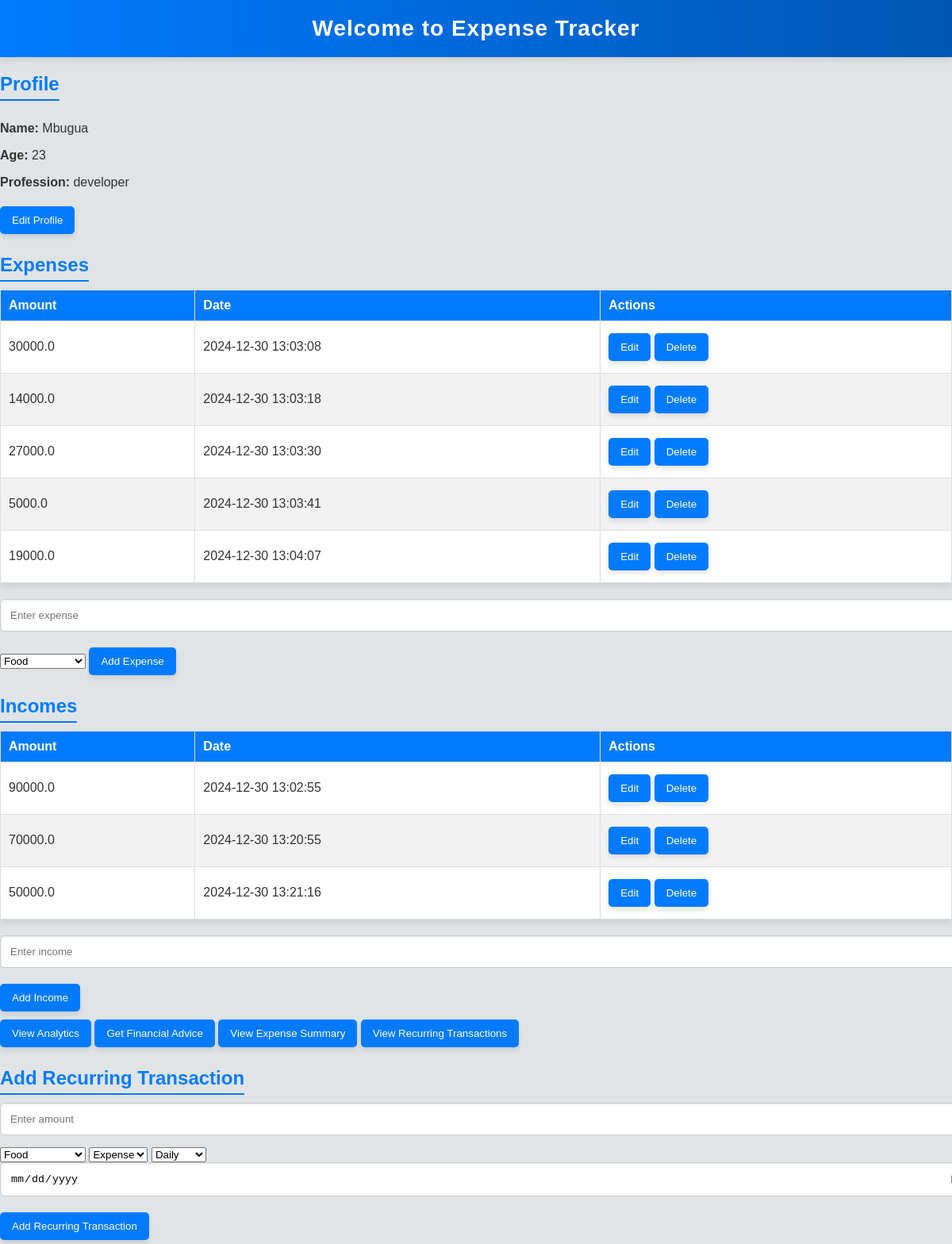
Page / (signed in) on the committed database.
### tables this page shows
CREATE TABLE profile (
            id INTEGER PRIMARY KEY AUTOINCREMENT,
            name TEXT NOT NULL,
            age INTEGER NOT NULL,
            profession TEXT NOT NULL
        , user_id INTEGER REFERENCES users(id));

CREATE TABLE expenses (
            id INTEGER PRIMARY KEY AUTOINCREMENT,
            amount REAL NOT NULL,
            created_at TIMESTAMP DEFAULT CURRENT_TIMESTAMP
        , user_id INTEGER REFERENCES users(id), category TEXT DEFAULT 'Uncategorized');

CREATE TABLE incomes (
            id INTEGER PRIMARY KEY AUTOINCREMENT,
            amount REAL NOT NULL,
            created_at TIMESTAMP DEFAULT CURRENT_TIMESTAMP
        , user_id INTEGER REFERENCES users(id));

### app.py (the view)
@app.route('/')  # Ensure this route is defined only once
@login_required
def index():
    profile = db.get_profile(current_user.id)  # Fetch profile
    expenses = db.get_all_expenses(current_user.id)  # Fetch expenses
    incomes = db.get_all_incomes(current_user.id)  # Fetch incomes
    print("Index - Profile fetched:", profile)  # Debugging output
    return render_template('index.html', profile=profile, expenses=expenses, incomes=incomes)

### app.py (called while the page is built)
@login_manager.user_loader
def load_user(user_id):
    user = db.get_user_by_id(user_id)  # Load user by ID (fixes initial issue)
    if user:
        return User(id=user[0], username=user[1])
    return None

### database.py (called while the page is built)
def get_user_by_id(user_id):
    conn = sqlite3.connect(DB_NAME)
    cursor = conn.cursor()
    cursor.execute("SELECT * FROM users WHERE id = ?", (user_id,))
    user = cursor.fetchone()
    conn.close()
    return user

def get_profile(user_id):
    conn = sqlite3.connect(DB_NAME)
    cursor = conn.cursor()
    cursor.execute("SELECT * FROM profile WHERE user_id = ?", (user_id,))
    profile = cursor.fetchone()
    conn.close()
    return profile

def get_all_expenses(user_id):
    conn = sqlite3.connect(DB_NAME)
    cursor = conn.cursor()
    cursor.execute("SELECT * FROM expenses WHERE user_id = ?", (user_id,))
    expenses = cursor.fetchall()
    conn.close()
    return expenses

def get_all_incomes(user_id):
    conn = sqlite3.connect(DB_NAME)
    cursor = conn.cursor()
    cursor.execute("SELECT * FROM incomes WHERE user_id = ?", (user_id,))
    incomes = cursor.fetchall()
    conn.close()
    return incomes

### templates/index.html (shortened to what this page needs)
<!DOCTYPE html>
<html>
<head>
    <link rel="stylesheet" type="text/css" href="{{ url_for('static', filename='css/style.css') }}">
</head>
<body>
    <h1>Welcome to Expense Tracker</h1>
    <div class="profile-section">
        <h2>Profile</h2>
        {% if profile %}
            <p><strong>Name:</strong> {{ profile[1] }}</p>
            <p><strong>Age:</strong> {{ profile[2] }}</p>
            <p><strong>Profession:</strong> {{ profile[3] }}</p>
            <a href="/profile"><button>Edit Profile</button></a>
        {% else %}
            <p>No profile found. <a href="/profile"><button>Create Profile</button></a></p>
        {% endif %}
    </div>
    <div class="expenses-section">
        <h2>Expenses</h2>
        <table>
            <thead>
                <tr>
                    <th>Amount</th>
                    <th>Date</th>
                    <th>Actions</th>
                </tr>
            </thead>
            <tbody>
                {% for expense in expenses %}
                <tr>
                    <td>{{ expense[1] }}</td>
                    <td>{{ expense[2] }}</td>
                    <td>
                        <a href="/edit_expense/{{ expense[0] }}"><button>Edit</button></a>
                        <a href="/delete_expense/{{ expense[0] }}"><button>Delete</button></a>
                    </td>
                </tr>
                {% endfor %}
            </tbody>
        </table>
        <form action="/add_expense" method="POST">
            <input type="number" name="amount" placeholder="Enter expense" required>
            <select name="category" required>
                <option value="Food">Food</option>
            </select>
            <button type="submit">Add Expense</button>
        </form>
    </div>
    <div class="incomes-section">
        <h2>Incomes</h2>
        <table>
            <thead>
                <tr>
                    <th>Amount</th>
                    <th>Date</th>
                    <th>Actions</th>
                </tr>
            </thead>
            <tbody>
                {% for income in incomes %}
                <tr>
                    <td>{{ income[1] }}</td>
                    <td>{{ income[2] }}</td>
                    <td>
                        <a href="/edit_income/{{ income[0] }}"><button>Edit</button></a>
                        <a href="/delete_income/{{ income[0] }}"><button>Delete</button></a>
                    </td>
                </tr>
                {% endfor %}
            </tbody>
        </table>
        <form action="/add_income" method="POST">
            <input type="number" name="amount" placeholder="Enter income" required>
            <button type="submit">Add Income</button>
        </form>
    </div>
    <div class="navigation-section">
        <a href="/analytics"><button>View Analytics</button></a>
        <a href="/advice"><button>Get Financial Advice</button></a>
        <a href="/expense_summary"><button>View Expense Summary</button></a>
        <a href="/recurring_transactions"><button>View Recurring Transactions</button></a>
    </div>
    <div class="recurring-transactions-section">
        <h2>Add Recurring Transaction</h2>
        <form action="/add_recurring" method="POST">
            <input type="number" name="amount" placeholder="Enter amount" required>
            <select name="category" required>
                <option value="Food">Food</option>
            </select>
            <select name="transaction_type" required>
                <option value="Expense">Expense</option>
            </select>
            <select name="frequency" required>
                <option value="Daily">Daily</option>
            </select>
            <input type="date" name="next_due_date" required>
            <button type="submit">Add Recurring Transaction</button>
        </form>
    </div>
</body>
</html>

### static/css/style.css (style rules this page uses)
body { font-family: 'Arial', sans-serif; margin: 0; padding: 0; background-color: #e0e4e6; color: #333; }
h1 { text-align: center; color: white; padding: 20px; margin: 0; background: linear-gradient(to right, #007bff, #0056b3); box-shadow: 0px 4px 8px rgba(0, 0, 0, 0.1); font-size: 28px; letter-spacing: 1px; }
h2 { color: #007bff; margin-bottom: 10px; border-bottom: 2px solid #007bff; display: inline-block; padding-bottom: 5px; }
table { width: 100%; border-collapse: collapse; margin-bottom: 20px; background-color: #ffffff; box-shadow: 0px 4px 8px rgba(0, 0, 0, 0.1); }
table, th, td { border: 1px solid #ddd; }
th, td { text-align: left; padding: 10px; }
th { background-color: #007bff; color: white; }
tr:nth-child(even) { background-color: #f2f2f2; }
button { background-color: #007bff; color: white; border: none; padding: 10px 15px; margin: 5px 0; border-radius: 5px; cursor: pointer; transition: all 0.3s ease; box-shadow: 0px 4px 6px rgba(0, 0, 0, 0.1); }
form input { padding: 12px; width: 100%; margin-bottom: 15px; border: 1px solid #ccc; border-radius: 5px; transition: all 0.3s ease; box-shadow: inset 0px 1px 3px rgba(0, 0, 0, 0.1); }

### rows in the picture
profile: name "Mbugua", age "23", profession "developer"
expenses: amount "30000.0", created_at "2024-12-30 13:03:08"
expenses: amount "14000.0", created_at "2024-12-30 13:03:18"
expenses: amount "27000.0", created_at "2024-12-30 13:03:30"
expenses: amount "5000.0", created_at "2024-12-30 13:03:41"
expenses: amount "19000.0", created_at "2024-12-30 13:04:07"
incomes: amount "90000.0", created_at "2024-12-30 13:02:55"
incomes: amount "70000.0", created_at "2024-12-30 13:20:55"
incomes: amount "50000.0", created_at "2024-12-30 13:21:16"
